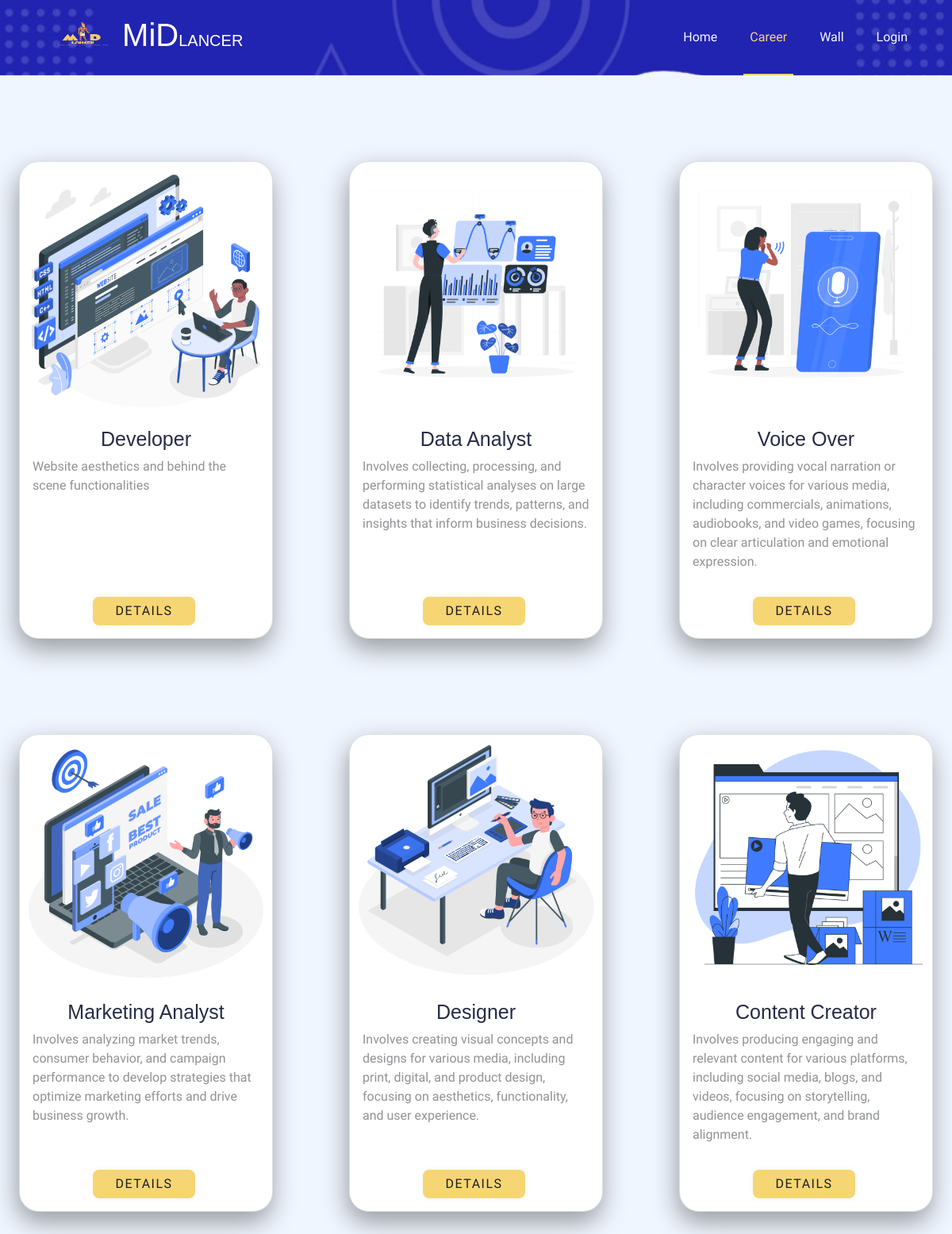
Page /career.php on the earlier database version.
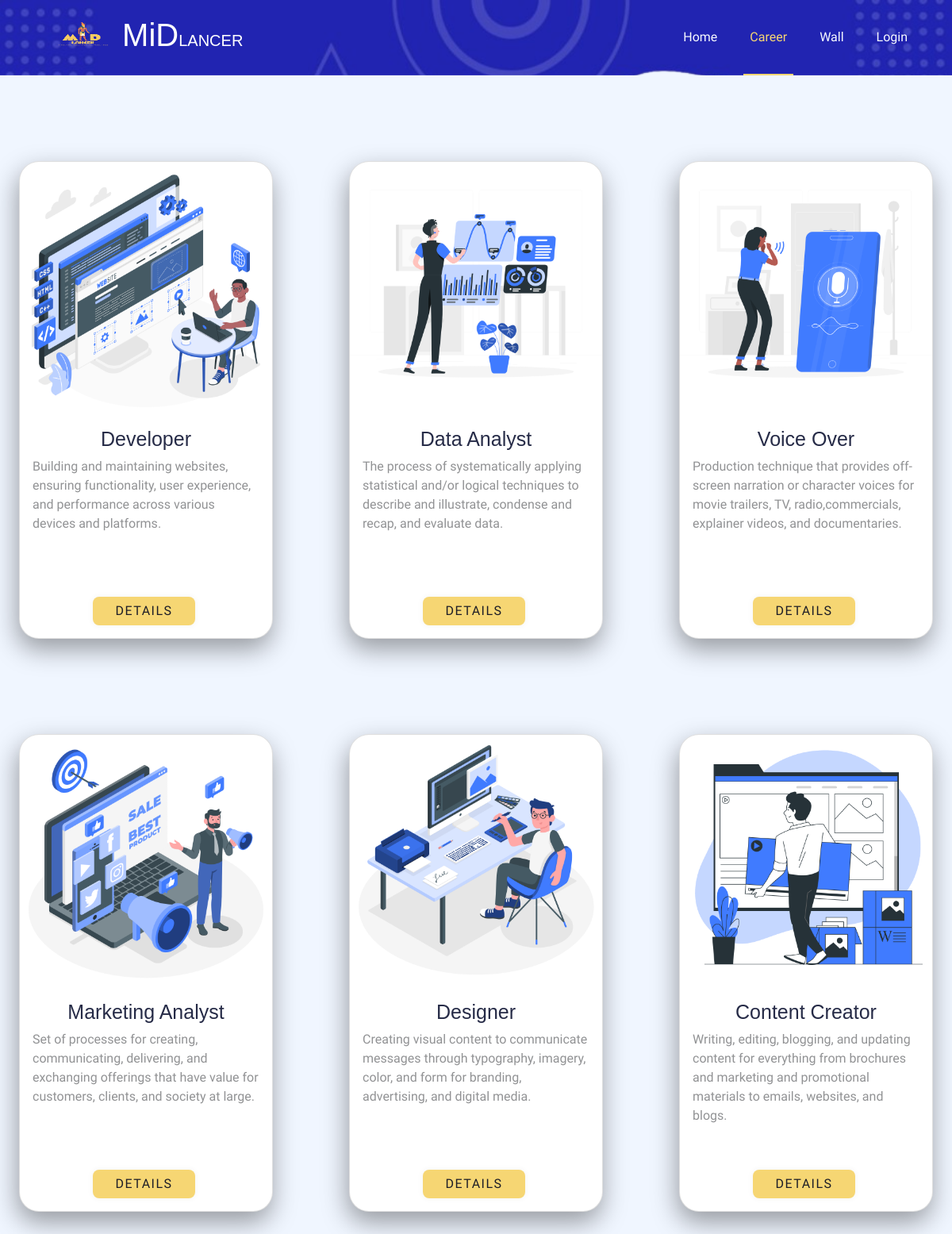
Same page on the later database version.
### tables this page shows
CREATE TABLE `career` (
  `career_id` int(11) NOT NULL,
  `career_path` varchar(250) NOT NULL,
  `career_desc` text NOT NULL,
  `career_image` longtext NOT NULL
);

### career.php (the view, shortened to what this page needs)
<?php
include 'nav+bm.php';
$CareerStmt = "SELECT * FROM `career`";
$ExecCareer = mysqli_query($connect, $CareerStmt);
?>
<!DOCTYPE html>
<html lang="en">
<head>
    <link rel="stylesheet" href="bootstrab/css/bootstrap.min.css">
    <link rel="stylesheet" href="css/career.css">
</head>
<body>
    <div class="main-category py-5">
        <?php while ($data = mysqli_fetch_assoc($ExecCareer)) { ?>
        <div class="card" style="width: 20rem;">
            <img src="img/career/<?php echo $data['career_image']?>" class="card-img-top" alt="career Image">
            <div class="card-body">
                <div class="card-title">
                    <h5><?php echo htmlspecialchars($data['career_path'])?></h5>
                </div>
                <p class="card-text"><?php echo htmlspecialchars($data['career_desc'])?></p>
                <div class="buttons">
                    <button><a href="freelancers.php?cid=<?php echo $data['career_id']; if(isset($_GET['b'])) echo "&b=1"?><?php if(isset($_GET['details'])){ $det = $_GET['details']; echo "&details=$det";}?>">Details</a></button>
                </div>
            </div>
        </div>
        <?php } ?>
    </div>
</body>
</html>

### nav+bm.php (shortened to what this page needs)
<?php
$currpage = basename($_SERVER['PHP_SELF']);
$pageArray =
    [
        'home.php' => ($currpage == 'home.php') ? ' active' : '',
        'clientprofile.php' => ($currpage == 'clientprofile.php') ? ' active' : '',
        'FREELANCERPROFILE.php' => ($currpage == 'FREELANCERPROFILE.php') ? ' active' : '',
        'career.php' => ($currpage == 'career.php') ? ' active' : '',
        'accepted-requests.php' => ($currpage == 'accepted-requests.php') ? ' active' : '',
        'my_projects_client.php' => ($currpage == 'my_projects_client.php') ? ' active' : '',
        'income-request.php' => ($currpage == 'income-request.php') ? ' active' : '',
        'my_projects_freelancer.php' => ($currpage == 'my_projects_freelancer.php') ? ' active' : '',
        'wall.php' => ($currpage == 'wall.php') ? ' active' : '',
    ];
?>
<!DOCTYPE html>
<html lang="en">
<head>
    <link rel="stylesheet" href="https://cdnjs.cloudflare.com/ajax/libs/font-awesome/6.6.0/css/all.min.css"
 />
    <link href="css/bootstrap.min.css" rel="stylesheet">
    <link href="css/nav+bm.css" rel="stylesheet">
</head>
<body>
<div class="container-xxl position-relative p-0">
    <nav class="navbar navbar-expand-lg navbar-light px-4 px-lg-5  py-lg-0">
        <a href="home.php" class="navbar-brand p-0">
            <h1 class="m-0"><img src="imgs/MiDlancer (2).png" class="w-50 " alt="">MiD<span
                        class="fs-5">LANCER</span></h1>
        </a>
        <div class="collapse navbar-collapse" id="navbarCollapse">
            <div class="navbar-nav ms-auto py-0">
                <a href="home.php" class="nav-item nav-link<?php echo $pageArray['home.php'] ?>">Home</a>
                    <a href="career.php" class="nav-item nav-link<?php echo $pageArray['career.php']; ?>">Career</a>
                <a href="wall.php" class="nav-item nav-link<?php echo $pageArray['wall.php'] ?>">Wall</a>
                <?php if((!isset($_SESSION['user_id'])) AND (!isset($_SESSION['freelancer_id']))){ ?>
<a href="choose_login.php"
    class="nav-item nav-link">Login</a>
</div>
<?php } ?>
            </div>
            </div>
</body>
</html>

### css/nav+bm.css (style rules this page uses)
:root { --primary-color: #080a74; --secondary-color: #f6d673; --Thirdly-color: #d6d9e0; --fourthly-color: #1d1d27; }
.navbar { background-image: url(../imgs/nav.png); background-repeat: no-repeat; background-size: cover; }
.navbar-light .navbar-nav .nav-link { position: relative; margin-left: 25px; padding: 35px 0; color: var(--Thirdly-color) !important; outline: none; transition: .5s; }
.navbar-light .navbar-nav .nav-link:hover, .navbar-light .navbar-nav .nav-link.active { color: var(--secondary-color) !important; }
.navbar-light .navbar-brand h1 { color: #FFFFFF; }
.navbar-light .navbar-brand img { max-height: 60px; transition: .5s; }
@media (min-width: 992px) { .navbar-light { position: absolute; width: 100%; top: 0; left: 0; border-bottom: 1px solid rgba(256, 256, 256, .1); z-index: 999; } }
@media (min-width: 992px) { .navbar-light .navbar-nav .nav-link::before { position: absolute; content: ""; width: 0; height: 2px; bottom: -1px; left: 50%; background: var(--secondary-color); transition: .5s; } }
@media (min-width: 992px) { .navbar-light .navbar-nav .nav-link:hover::before, .navbar-light .navbar-nav .nav-link.active::before { width: 100%; left: 0; } }
button { padding: 4px 20px; border-radius: 50px; cursor: pointer; border: 0; border-radius: 0.9em; background-color: var(--secondary-color); box-shadow: rgb(0 0 0 / 5%) 0 0 8px; letter-spacing: 1.5px; text-transform: uppercase; font-size: 15px; transition: all 0.5s ease; font-family: inherit; margin-left: 20px; }
a { text-decoration: none; color: var(--fourthly-color); }

### css/career.css (style rules this page uses)
* { padding: 0; margin: 0; box-sizing: border-box; }
:root { --primary-color: #2124b1; --secondary-color: #f6d673; --Thirdly-color: #f7faff; --fourthly-color: #1d1d27; }
.main-category { width: 100%; height: 100%; display: flex; justify-content: center; align-items: center; flex-wrap: wrap; gap: 8%; }
.card { margin-top: 5%; margin-bottom: 5%; border-radius: 25px; box-shadow: -2px 13px 32px 0px rgba(0, 0, 0, 0.378); transition: all 0.5s; }
.card-text { height: 160px; }
.card-img, .card-img-top { border-radius: 25px; }
.card-title { text-align: center; color: var(--primary-color); }
.card-title h5 { font-size: 25px; }
.buttons { display: flex; justify-content: center; align-items: center; }
.buttons button { padding: 6px 28px; border-radius: 50px; cursor: pointer; border: 0; border-radius: 0.5rem; background-color: var(--secondary-color); box-shadow: rgb(0 0 0 / 5%) 0 0 8px; letter-spacing: 1.5px; text-transform: uppercase; font-size: 16px; transition: all 0.5s ease; font-family: inherit; margin-left: -5px; }
button a { text-decoration: none; color: var(--fourthly-color); }

Differences in the rows shown:
changed career "Developer": career_desc "Website aesthetics and behind the scene functionalities" → "Building and maintaining websites, ensuring functionality, user experience, and performance across various devices and platforms."
changed career "Data Analyst": career_desc "Involves collecting, processing, and performing statistical analyses on large datasets to identify trends, patterns, and insights that inform business decisions." → "The process of systematically applying statistical and/or logical techniques to describe and illustrate, condense and recap, and evaluate data."
changed career "Voice Over": career_desc "Involves providing vocal narration or character voices for various media, including commercials, animations, audiobooks, and video games, focusing on clear articulation and emotional expression." → "Production technique that provides off-screen narration or character voices for movie trailers, TV, radio,commercials, explainer videos, and documentaries."
changed career "Marketing Analyst": career_desc "Involves analyzing market trends, consumer behavior, and campaign performance to develop strategies that optimize marketing efforts and drive business growth." → "Set of processes for creating, communicating, delivering, and exchanging offerings that have value for customers, clients, and society at large."
changed career "Designer": career_desc "Involves creating visual concepts and designs for various media, including print, digital, and product design, focusing on aesthetics, functionality, and user experience." → "Creating visual content to communicate messages through typography, imagery, color, and form for branding, advertising, and digital media."
changed career "Content Creator": career_desc "Involves producing engaging and relevant content for various platforms, including social media, blogs, and videos, focusing on storytelling, audience engagement, and brand alignment." → "Writing, editing, blogging, and updating content for everything from brochures and marketing and promotional materials to emails, websites, and blogs."
